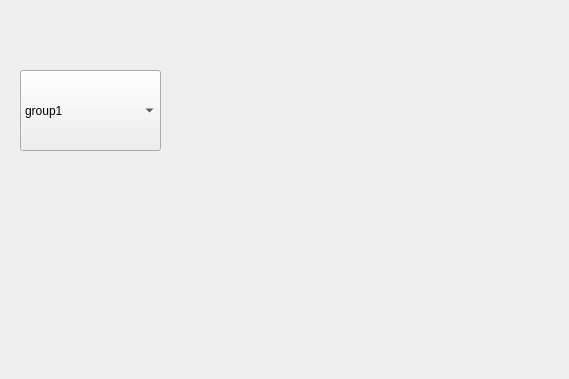
<?xml version="1.0" encoding="UTF-8"?>
<ui version="4.0">
 <class>Form</class>
 <widget class="QWidget" name="Form">
  <property name="geometry">
   <rect>
    <x>0</x>
    <y>0</y>
    <width>569</width>
    <height>379</height>
   </rect>
  </property>
  <property name="windowTitle">
   <string>Stickers Manager Beta</string>
  </property>
  <widget class="QComboBox" name="comboBox">
   <property name="geometry">
    <rect>
     <x>20</x>
     <y>70</y>
     <width>141</width>
     <height>81</height>
    </rect>
   </property>
   <item>
    <property name="text">
     <string>group1</string>
    </property>
   </item>
   <item>
    <property name="text">
     <string>group2</string>
    </property>
   </item>
   <item>
    <property name="text">
     <string>group3</string>
    </property>
   </item>
  </widget>
 </widget>
 <resources/>
 <connections/>
</ui>
